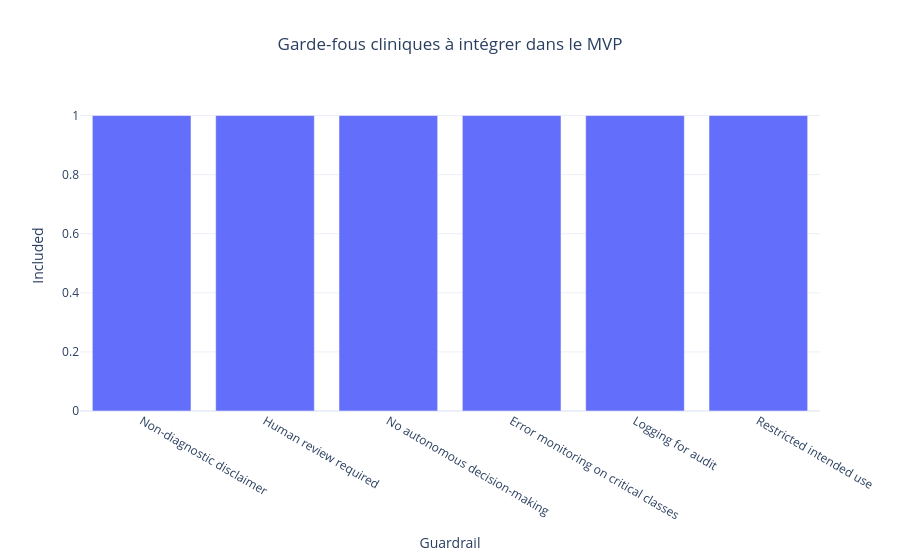

The code cell stored with this chart in its notebook:
### Code cell
clinical_guardrails_plot_df = clinical_guardrails_df.copy()
clinical_guardrails_plot_df["included"] = 1


fig = px.bar(
    clinical_guardrails_plot_df,
    x="guardrail",
    y="included",
    template=PLOTLY_TEMPLATE,
    title="Garde-fous cliniques à intégrer dans le MVP",
)

fig.update_layout(
    xaxis_title="Guardrail",
    yaxis_title="Included",
    title_x=0.5,
    showlegend=False,
)

fig.write_html(str(DEPLOYMENT_FIGURES_DIR / "clinical_guardrails.html"))
fig.show()

print("✅ Clinical guardrails figure saved")

### Figure 1 — Plotly figure (JSON) as saved in the notebook; plotly's stock layout.template omitted (floating-point values rounded to 4 significant figures)
{"data": [{"hovertemplate": "guardrail=%{x}<br>included=%{y}<extra></extra>", "legendgroup": "", "marker": {"color": "#636efa", "pattern": {"shape": ""}}, "name": "", "orientation": "v", "showlegend": false, "textposition": "auto", "type": "bar", "x": ["Non-diagnostic disclaimer", "Human review required", "No autonomous decision-making", "Error monitoring on critical classes", "Logging for audit", "Restricted intended use"], "xaxis": "x", "y": [1, 1, 1, 1, 1, 1], "yaxis": "y"}], "layout": {"barmode": "relative", "legend": {"tracegroupgap": 0}, "showlegend": false, "title": {"text": "Garde-fous cliniques à intégrer dans le MVP", "x": 0.5}, "xaxis": {"anchor": "y", "domain": [0, 1], "title": {"text": "Guardrail"}}, "yaxis": {"anchor": "x", "domain": [0, 1], "title": {"text": "Included"}}}}
